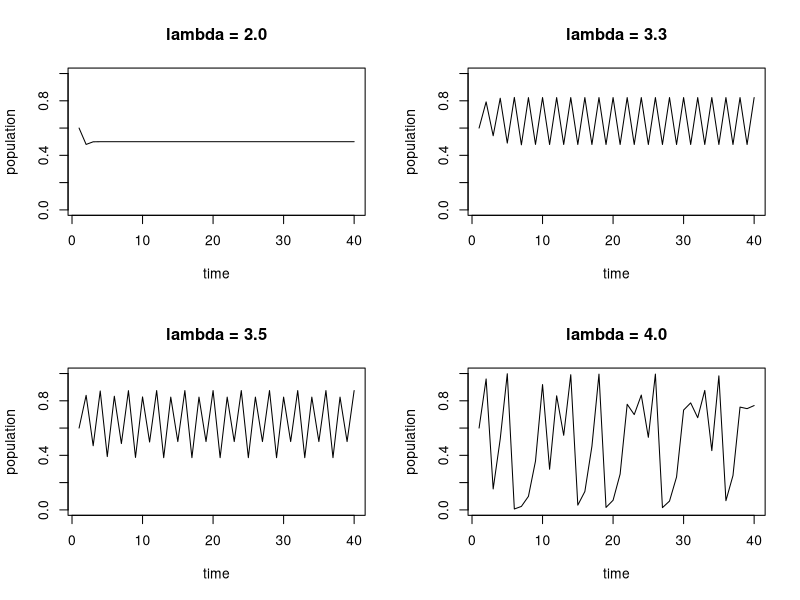
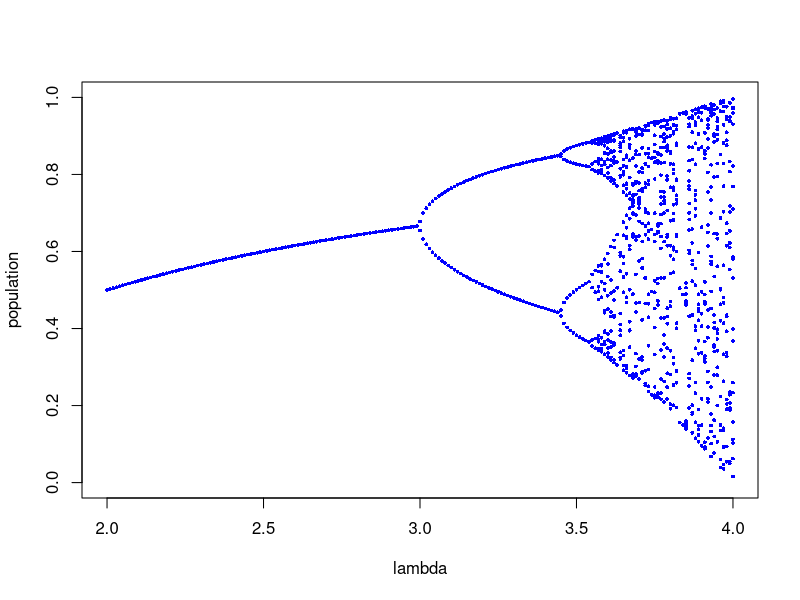
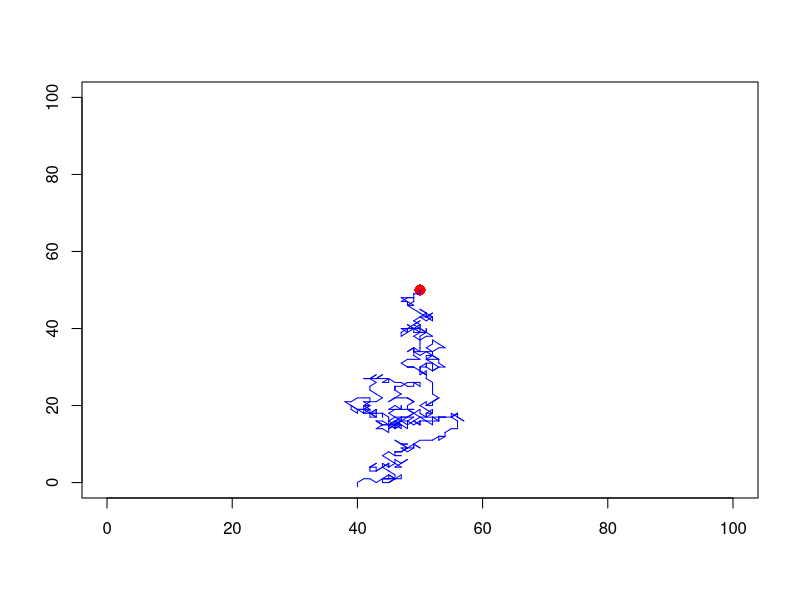
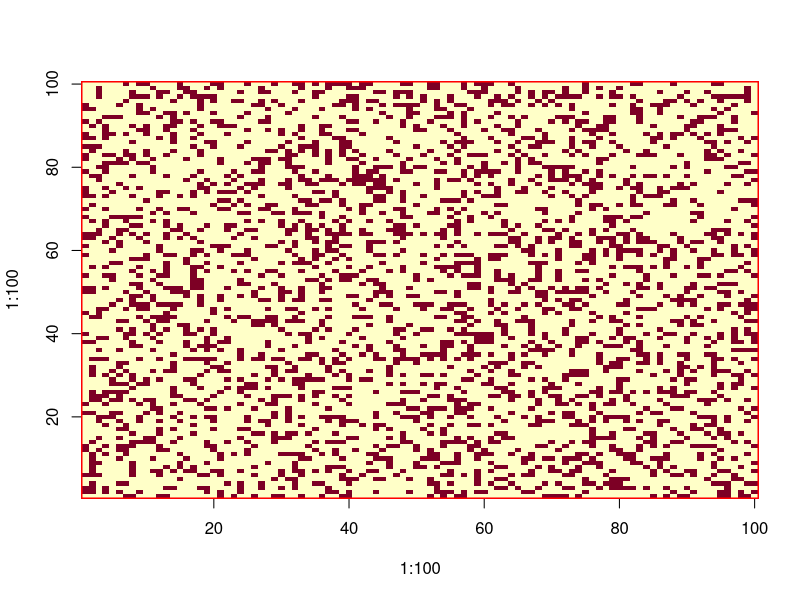
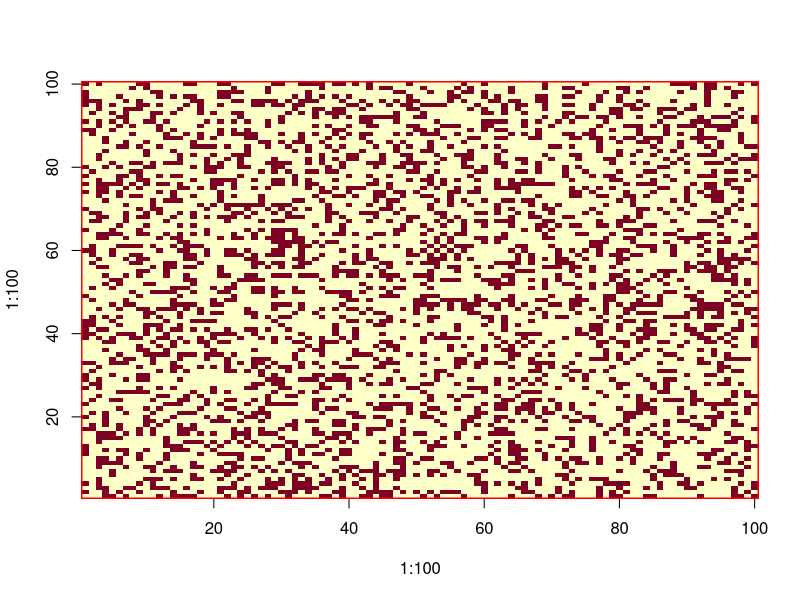
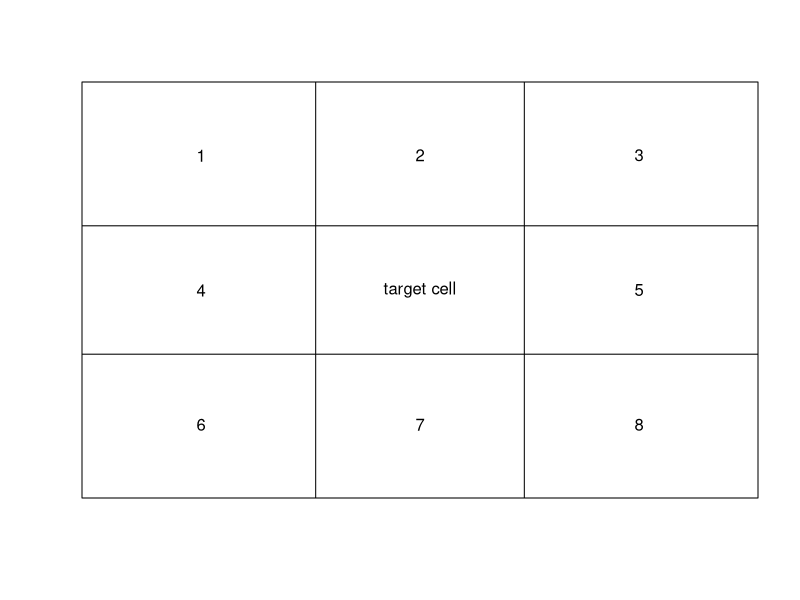
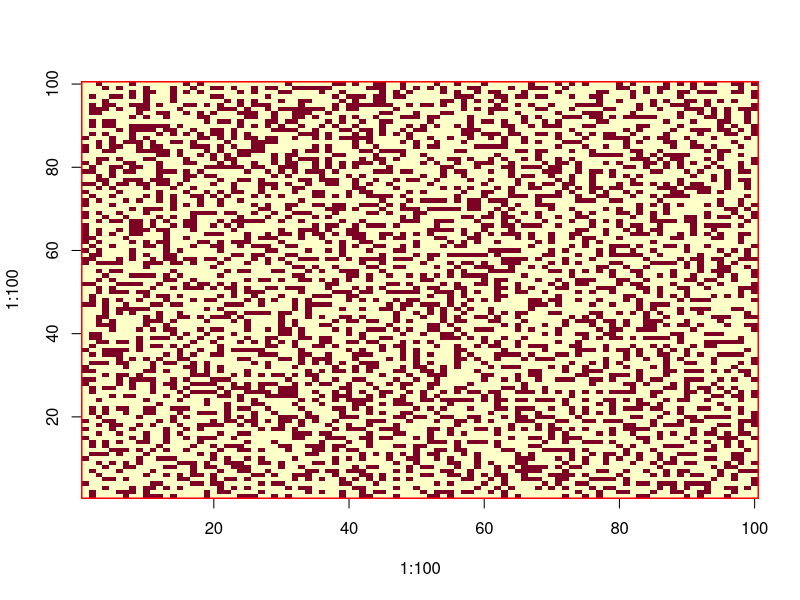
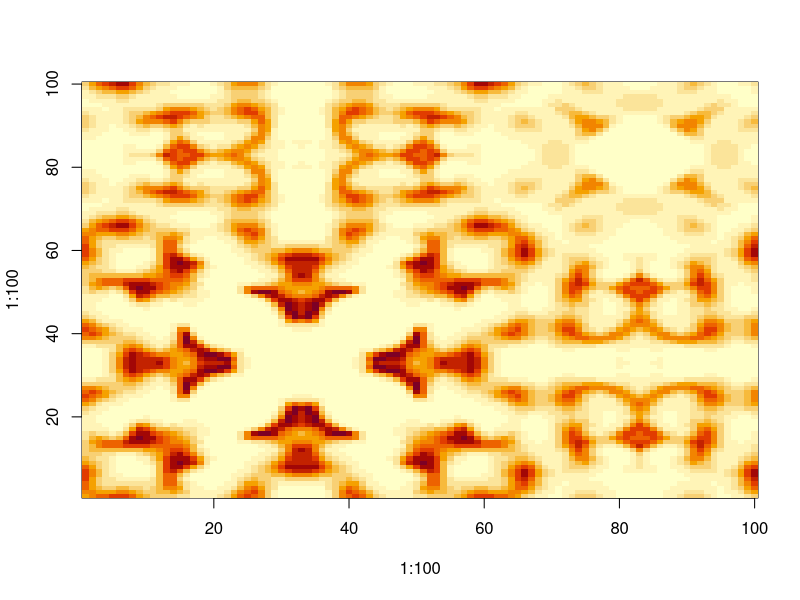

These charts were generated, in order, by the following R code:
# chapter 28

#28.1.1 Investigating the route to chaos

par(mfrow=c(2,2))
lambda <- 2
x <- numeric(40)
x[1] <- 0.6
for (t in 2 : 40) x[t] <- lambda * x[t-1] * (1- x[t-1])
plot(1:40,x,type="l",ylim=c(0,1),ylab="population",
     xlab="time",main="lambda = 2.0")

lambda <- 3.3
x <- numeric(40)
x[1] <- 0.6
for (t in 2 : 40) x[t] <- lambda * x[t-1] * (1- x[t-1])
plot(1:40,x,type="l",ylim=c(0,1),ylab="population",
     xlab="time",main="lambda = 3.3")

lambda <- 3.5
x <- numeric(40)
x[1] <- 0.6
for (t in 2 : 40) x[t] <- lambda * x[t-1] * (1- x[t-1])
plot(1:40,x,type="l",ylim=c(0,1),ylab="population",
     xlab="time",main="lambda = 3.5")

lambda <- 4
x <- numeric(40)
x[1] <- 0.6
for (t in 2 : 40) x[t] <- lambda * x[t-1] * (1- x[t-1])
plot(1:40,x,type="l",ylim=c(0,1),ylab="population",
     xlab="time",main="lambda = 4.0")


# 28.1.1 Investigating the route to chaos

numbers <- function (lambda) {
  x <- numeric(400)
  x[1] <- 0.6
  for (t in 2 : 400) x[t] <- lambda * x[t-1] * (1- x[t-1])
  x[381:400] }

par(mfrow=c(1,1))
plot(c(2,4),c(0,1),type="n",xlab="lambda",ylab="population")

for(lam in seq(2,4,0.01))
  points(rep(lam,20),sapply(lam,numbers),pch=16,cex=0.5,col="blue")

# 28.2 Temporal and spatial dynamics: A simulated random walk in two dimensions

sample(c(1,0,-1),1)

plot(0:100,0:100,type="n",xlab="",ylab="")
x <- y <- 50
points(50,50,pch=16,col="red",cex=1.5)

for (i in 1:10000) {
  xi <- sample(c(1,0,-1),1)
  yi <- sample(c(1,0,-1),1)
  lines(c(x,x+xi),c(y,y+yi),col="blue")
  x <- x+xi
  y <- y+yi
  if (x>100 | x<0 | y>100 | y<0) break
}

# 28.3 Spatial simulation models

m <- 0.15
e <- 0.1

s <- (1-e)
N <- matrix(rep(0,10000),nrow=100)
xs <- sample(1:100)
ys <- sample(1:100)
for (i in 1:100){
  N[xs[i],ys[i]] <- 1 }
image(1:100,1:100,N)

for (t in 1:1000){
  
  S <- matrix(runif(10000),nrow=100)
  N <- N*(S<s)
  
  im <- floor(sum( N*m))
  
  placed <- matrix(sample(c(rep(1,im) ,rep (0,10000-im))),nrow=100)
  N <- N+placed
  N <- apply(N,2,function(x) ifelse(x>1,1,x))
  
  image(1:100,1:100,N,add=TRUE)
  box(col="red")
}

sum(N)/length(N)

m <- 0.15
e <- 0.1
s <- (1-e)
N <- matrix(rep(0,10000),nrow=100)
xs <- sample(1:100)
ys <- sample(1:100)
for (i in 1:100){
  N[xs[i],ys[i]] <- 1 }
image(1:100,1:100,N)
for (t in 1:1000){
  S <- matrix(runif(10000),nrow=100)
  N <- N*(S<s)
  
  
  im <- floor(sum( N*m))
  placed <- matrix(sample(c(rep(1,im) ,rep (0,10000-im))),nrow=100)
  N <- N+placed
  N <- apply(N,2,function(x) ifelse(x>1,1,x))
  image(1:100,1:100,N,add=TRUE)
  box(col="red")
}

# 28.3.2 Coexistence resulting from spatially explicit (local) density dependence

plot(c(0,1),c(0,1),xaxt="n",yaxt="n",type="n",xlab="",ylab="")
abline("v"=c(1/3,2/3))
abline("h"=c(1/3,2/3))
xs <- c(.15,.5,.85,.15,.85,.15,.5,.85)
ys <- c(.85,.85,.85,.5,.5,.15,.15,.15)
for (i in 1:8) text(xs[i],ys[i],as.character(i))
text(.5,.5,"target cell")

margins <- function(N){
  edges <- matrix(rep(0,10404),nrow=102)
  edges[2:101,2:101] <- N
  edges[1,2:101] <- N[100,]
  edges[102,2:101] <- N[1,]
  edges[2:101,1] <- N[,100]
  edges[2:101,102] <- N[,1]
  edges[1,1] <- N[100,100]
  edges[102,102] <- N[1,1]
  edges[1,102] <- N[100,1]
  edges[102,1] <- N[1,100]
  edges}

nhood <- function(X,j,i) sum(X[(j-1):(j+1),(i-1):(i+1)]==1)

Ra <- 3
Rb <- 2.0
D <- 0.25
s <- (1-D)
T <- 6

N <- matrix(c(rep(1,5000),rep(2,5000)),nrow=100)
image(1:100,1:100,N)

for (t in 1:1000) {
  S <- 1*(matrix(runif(10000),nrow=100)<s)
  N <- N*S
  space <- 10000-sum(S)
  nt <- margins(N)
  tots <- matrix(rep(0,10000),nrow=100)
  for (a in 2:101) {
    for (b in 2:101) {
      tots[a-1,b-1] <- nhood(nt,a,b)
    }}
  
  seedsA <- sum(N==1)*Ra
  seedsB <- sum(N==2)*Rb
  all.seeds <- seedsA+seedsB
  fA <- seedsA/all.seeds
  fB <- 1-fA
  
  setA <- ceiling(10000*fA)
  placed <- matrix(sample(c(rep(1,setA) ,rep (2,10000-setA))),nrow=100)
  
  for (i in 1:100){
    for(j in 1:100){
      if (N[i,j] == 0 )
        if(placed[i,j]== 2) N[i,j] <- 2
        else
          if (tots[i,j]>=T) N[i,j] <- 2
          else N[i,j] <- 1
    }}
  
  image(1:100,1:100,N,add=TRUE)
  box(col="red")}

# 28.4 Pattern generation resulting from dynamic interactions

r <- 0.4
a <- 0.1
Hmr <- 0.1
Pmr <- 0.9

N <- matrix(rep(0,10000),nrow=100)
P <- matrix(rep(0,10000),nrow=100)

N[33,33] <- 200
P[33,33] <- 100
image(1:100,1:100,N)

host <- function(N,P) N*exp(r-a*P)
parasite <- function(N,P) N*(1-exp(-a*P))

host.edges <- function(N){
  Hedges <- matrix(rep(0,10404),nrow=102)
  Hedges[2:101,2:101] <- N
  Hedges[1,2:101] <- N[100,]
  Hedges[102,2:101] <- N[1,]
  Hedges[2:101,1] <- N[,100]
  Hedges[2:101,102] <- N[,1]
  Hedges[1,1] <- N[100,100]
  Hedges[102,102] <- N[1,1]
  Hedges[1,102] <- N[100,1]
  Hedges[102,1] <- N[1,100]
  Hedges}
parasite.edges <- function(P)
{
  Pedges <- matrix(rep(0,10404),nrow=102)
  Pedges[2:101,2:101] <- P
  Pedges[1,2:101] <- P[100,]
  Pedges[102,2:101] <- P[1,]
  Pedges[2:101,1] <- P[,100]
  Pedges[2:101,102] <- P[,1]
  Pedges[1,1] <- P[100,100]
  Pedges[102,102] <- P[1,1]
  Pedges[1,102] <- P[100,1]
  Pedges[102,1] <- P[1,100]
  Pedges}
  
  nhood <- function(X,j,i) sum(X[(j-1):(j+1),(i-1):(i+1)])
  
  h.migration <- function(Hedges){
    Hmigs <- matrix(rep(0,10000),nrow=100)
    for (a in 2:101) {
      for (b in 2:101) {
        Hmigs[a-1,b-1] <- nhood(Hedges,a,b)
      }}
    Hmigs}
  
  p.migration <- function(Pedges){
    Pmigs <- matrix(rep(0,10000),nrow=100)
    for (a in 2:101) {
      for (b in 2:101) {
        Pmigs[a-1,b-1] <- nhood(Pedges,a,b)
      }}
    Pmigs}
  
  for (t in 1:600){
    he <- host.edges(N)
    pe <- parasite.edges(P)
    Hmigs <- h.migration(he)
    Pmigs <- p.migration(pe)
    N <- N-Hmr*N+Hmr*Hmigs/9
    P <- P-Pmr*P+Pmr*Pmigs/9
    Ni <- host(N,P)
    P <- parasite(N,P)
    N <- Ni
    image(1:100,1:100,N,add=TRUE)
  }
  
